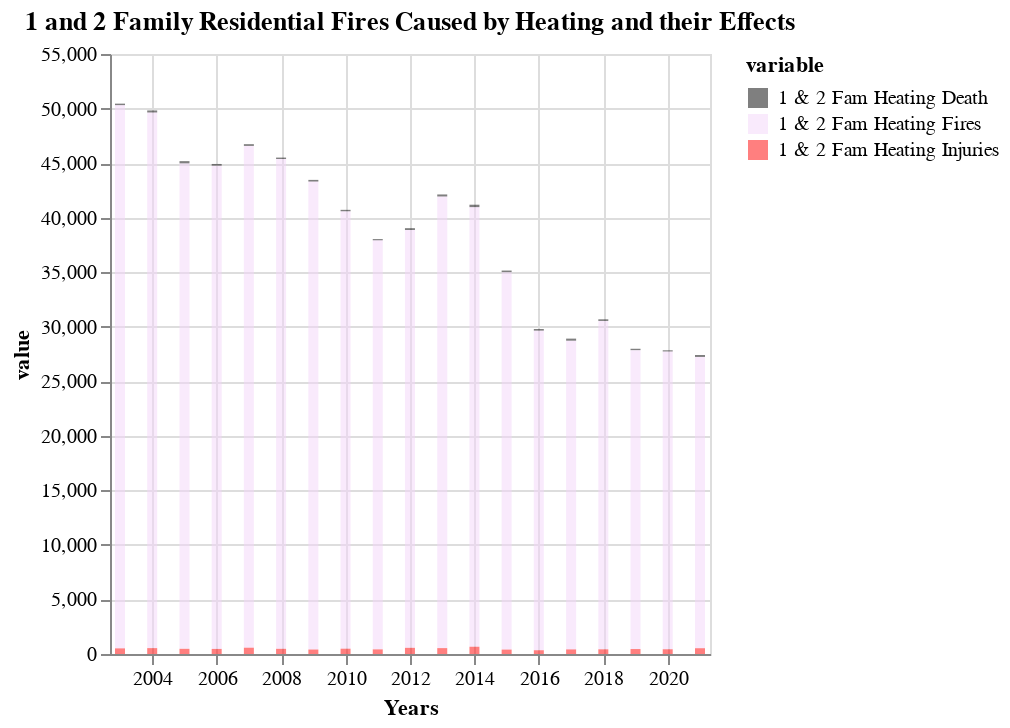

Notebook source saved alongside this figure:
### Code cell
famheat = fam_1_2_heating.reset_index().melt('Years')
famheat = famheat.drop(famheat[famheat['variable'] == 'index'].index)
alt.Chart(famheat, title = "1 and 2 Family Residential Fires Caused by Heating and their Effects").mark_bar(opacity = 0.5).encode(
    x='Years',
    y='value',
    color=alt.Color('variable',
                    scale=alt.Scale(
                        range=['black', '#F3D5FA', 'red'])))

### Figure 1 — Vega-Lite specification as saved in the notebook (floating-point values rounded to 4 significant figures)
{"config": {"view": {"continuousWidth": 300, "continuousHeight": 300}}, "data": {"name": "data-7001a1c66ce3360a352f9c499d800208"}, "mark": {"type": "bar", "opacity": 0.5}, "encoding": {"color": {"field": "variable", "scale": {"range": ["black", "#F3D5FA", "red"]}, "type": "nominal"}, "x": {"field": "Years", "type": "temporal"}, "y": {"field": "value", "type": "quantitative"}}, "title": "1 and 2 Family Residential Fires Caused by Heating and their Effects", "$schema": "https://vega.github.io/schema/vega-lite/v5.16.3.json", "datasets": {"data-7001a1c66ce3360a352f9c499d800208": [{"Years": "2003-01-01T00:00:00", "variable": "1 & 2 Fam Heating Fires", "value": 49800}, {"Years": "2004-01-01T00:00:00", "variable": "1 & 2 Fam Heating Fires", "value": 49100}, {"Years": "2005-01-01T00:00:00", "variable": "1 & 2 Fam Heating Fires", "value": 44500}, {"Years": "2006-01-01T00:00:00", "variable": "1 & 2 Fam Heating Fires", "value": 44300}, {"Years": "2007-01-01T00:00:00", "variable": "1 & 2 Fam Heating Fires", "value": 46000}, {"Years": "2008-01-01T00:00:00", "variable": "1 & 2 Fam Heating Fires", "value": 44900}, {"Years": "2009-01-01T00:00:00", "variable": "1 & 2 Fam Heating Fires", "value": 42900}, {"Years": "2010-01-01T00:00:00", "variable": "1 & 2 Fam Heating Fires", "value": 40100}, {"Years": "2011-01-01T00:00:00", "variable": "1 & 2 Fam Heating Fires", "value": 37500}, {"Years": "2012-01-01T00:00:00", "variable": "1 & 2 Fam Heating Fires", "value": 38300}, {"Years": "2013-01-01T00:00:00", "variable": "1 & 2 Fam Heating Fires", "value": 41400}, {"Years": "2014-01-01T00:00:00", "variable": "1 & 2 Fam Heating Fires", "value": 40300}, {"Years": "2015-01-01T00:00:00", "variable": "1 & 2 Fam Heating Fires", "value": 34600}, {"Years": "2016-01-01T00:00:00", "variable": "1 & 2 Fam Heating Fires", "value": 29300}, {"Years": "2017-01-01T00:00:00", "variable": "1 & 2 Fam Heating Fires", "value": 28300}, {"Years": "2018-01-01T00:00:00", "variable": "1 & 2 Fam Heating Fires", "value": 30100}, {"Years": "2019-01-01T00:00:00", "variable": "1 & 2 Fam Heating Fires", "value": 27400}, {"Years": "2020-01-01T00:00:00", "variable": "1 & 2 Fam Heating Fires", "value": 27300}, {"Years": "2021-01-01T00:00:00", "variable": "1 & 2 Fam Heating Fires", "value": 26700}, {"Years": "2003-01-01T00:00:00", "variable": "1 & 2 Fam Heating Injuries", "value": 515}, {"Years": "2004-01-01T00:00:00", "variable": "1 & 2 Fam Heating Injuries", "value": 540}, {"Years": "2005-01-01T00:00:00", "variable": "1 & 2 Fam Heating Injuries", "value": 475}, {"Years": "2006-01-01T00:00:00", "variable": "1 & 2 Fam Heating Injuries", "value": 465}, {"Years": "2007-01-01T00:00:00", "variable": "1 & 2 Fam Heating Injuries", "value": 575}, {"Years": "2008-01-01T00:00:00", "variable": "1 & 2 Fam Heating Injuries", "value": 475}, {"Years": "2009-01-01T00:00:00", "variable": "1 & 2 Fam Heating Injuries", "value": 410}, {"Years": "2010-01-01T00:00:00", "variable": "1 & 2 Fam Heating Injuries", "value": 485}, {"Years": "2011-01-01T00:00:00", "variable": "1 & 2 Fam Heating Injuries", "value": 425}, {"Years": "2012-01-01T00:00:00", "variable": "1 & 2 Fam Heating Injuries", "value": 565}, {"Years": "2013-01-01T00:00:00", "variable": "1 & 2 Fam Heating Injuries", "value": 540}, {"Years": "2014-01-01T00:00:00", "variable": "1 & 2 Fam Heating Injuries", "value": 665}, {"Years": "2015-01-01T00:00:00", "variable": "1 & 2 Fam Heating Injuries", "value": 405}, {"Years": "2016-01-01T00:00:00", "variable": "1 & 2 Fam Heating Injuries", "value": 345}, {"Years": "2017-01-01T00:00:00", "variable": "1 & 2 Fam Heating Injuries", "value": 420}, {"Years": "2018-01-01T00:00:00", "variable": "1 & 2 Fam Heating Injuries", "value": 430}, {"Years": "2019-01-01T00:00:00", "variable": "1 & 2 Fam Heating Injuries", "value": 455}, {"Years": "2020-01-01T00:00:00", "variable": "1 & 2 Fam Heating Injuries", "value": 435}, {"Years": "2021-01-01T00:00:00", "variable": "1 & 2 Fam Heating Injuries", "value": 530}, {"Years": "2003-01-01T00:00:00", "variable": "1 & 2 Fam Heating Death", "value": 135}, {"Years": "2004-01-01T00:00:00", "variable": "1 & 2 Fam Heating Death", "value": 185}, {"Years": "2005-01-01T00:00:00", "variable": "1 & 2 Fam Heating Death", "value": 205}, {"Years": "2006-01-01T00:00:00", "variable": "1 & 2 Fam Heating Death", "value": 155}, {"Years": "2007-01-01T00:00:00", "variable": "1 & 2 Fam Heating Death", "value": 160}, {"Years": "2008-01-01T00:00:00", "variable": "1 & 2 Fam Heating Death", "value": 130}, {"Years": "2009-01-01T00:00:00", "variable": "1 & 2 Fam Heating Death", "value": 150}, {"Years": "2010-01-01T00:00:00", "variable": "1 & 2 Fam Heating Death", "value": 130}, {"Years": "2011-01-01T00:00:00", "variable": "1 & 2 Fam Heating Death", "value": 110}, {"Years": "2012-01-01T00:00:00", "variable": "1 & 2 Fam Heating Death", "value": 170}, {"Years": "2013-01-01T00:00:00", "variable": "1 & 2 Fam Heating Death", "value": 185}, {"Years": "2014-01-01T00:00:00", "variable": "1 & 2 Fam Heating Death", "value": 220}, {"Years": "2015-01-01T00:00:00", "variable": "1 & 2 Fam Heating Death", "value": 145}, {"Years": "2016-01-01T00:00:00", "variable": "1 & 2 Fam Heating Death", "value": 145}, {"Years": "2017-01-01T00:00:00", "variable": "1 & 2 Fam Heating Death", "value": 190}, {"Years": "2018-01-01T00:00:00", "variable": "1 & 2 Fam Heating Death", "value": 150}, {"Years": "2019-01-01T00:00:00", "variable": "1 & 2 Fam Heating Death", "value": 125}, {"Years": "2020-01-01T00:00:00", "variable": "1 & 2 Fam Heating Death", "value": 105}, {"Years": "2021-01-01T00:00:00", "variable": "1 & 2 Fam Heating Death", "value": 180}]}}
